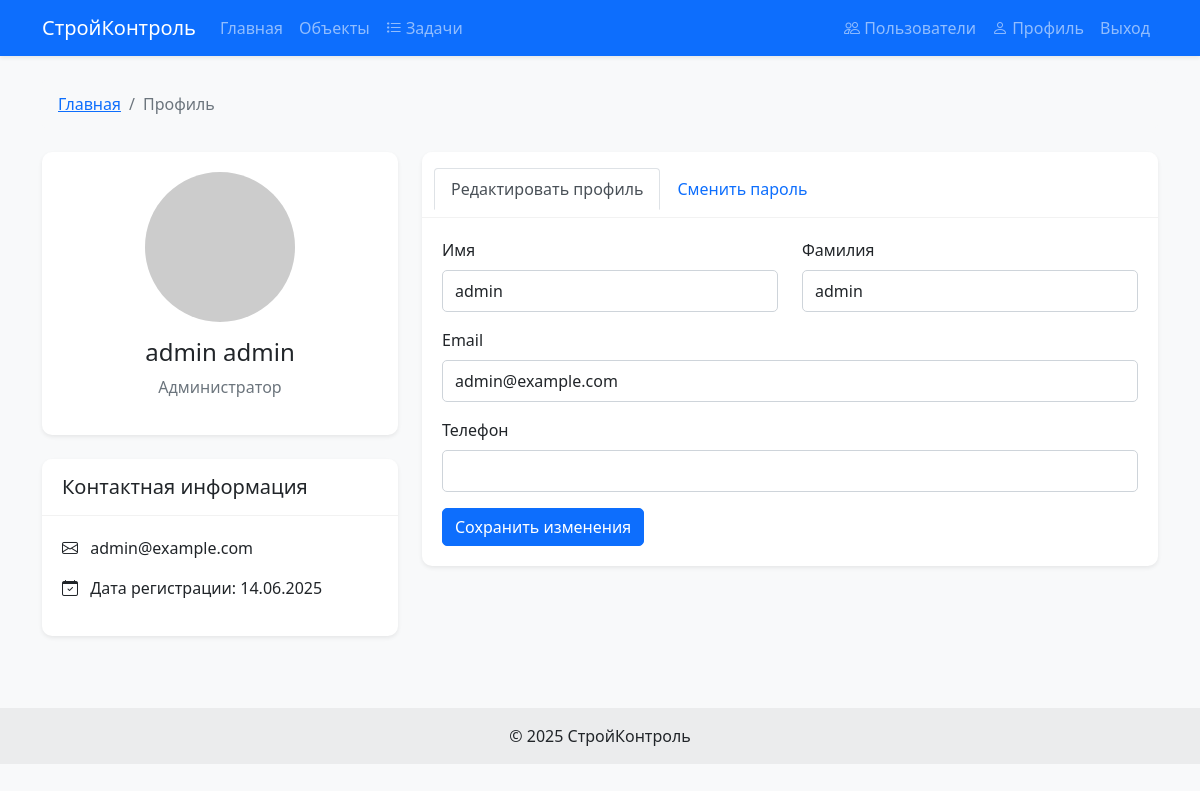
/profile/ (signed in), run on the app's committed database.
### construction/models.py (models this page shows, shortened)
class User(AbstractUser):
    ROLE_CHOICES = [
        ('worker', 'Рабочий'),
        ('foreman', 'Прораб'),
        ('client', 'Заказчик'),
        ('admin', 'Администратор'),
    ]
    role = models.CharField('Роль', max_length=10, choices=ROLE_CHOICES, default='worker')
    phone = models.CharField('Телефон', max_length=20, blank=True, null=True)
    @property
    def is_admin(self):
        return self.role == 'admin' or self.is_superuser or self.is_staff

### construction/views.py (the view)
# urls.py: path('profile/', views.profile_view, name='profile'),
@login_required
def profile_view(request):
    form = UserEditForm(instance=request.user)
    return render(request, 'construction/profile.html', {'form': form})

### construction/forms.py
class UserEditForm(forms.ModelForm):
    ROLE_CHOICES = [
        ('worker', 'Рабочий'),
        ('foreman', 'Прораб'),
        ('client', 'Заказчик'),
    ]
    role = forms.ChoiceField(
        label='Роль',
        choices=ROLE_CHOICES,
        widget=forms.Select(attrs={'class': 'form-select'}),
        required=True
    )
    class Meta:
        model = User
        fields = ('first_name', 'last_name', 'email', 'phone', 'role')
        labels = {
            'first_name': 'Имя',
            'last_name': 'Фамилия',
            'email': 'Email',
            'phone': 'Телефон'
        }
    def __init__(self, *args, **kwargs):
        super().__init__(*args, **kwargs)
        for field in self.fields.values():
            field.widget.attrs['class'] = 'form-control'

### construction/templates/construction/profile.html (shortened to what this page needs)
{% extends 'construction/base.html' %}
{% block breadcrumbs %}
    <li class="breadcrumb-item active" aria-current="page">Профиль</li>
{% endblock %}
{% block content %}
<div class="row">
    <div class="col-md-4">
        <div class="card mb-4">
            <div class="card-body text-center">
                <img src="https://ui-avatars.com/api/?name={{ user.get_full_name|urlencode }}&size=150&background=0D6EFD&color=fff"
                     alt="Аватар" class="rounded-circle mb-3" width="150">
                <h4>{{ user.get_full_name }}</h4>
                <p class="text-muted">{{ user.get_role_display }}</p>
            </div>
        </div>
        <div class="card">
            <div class="card-header">
                <h5 class="card-title mb-0">Контактная информация</h5>
            </div>
            <div class="card-body">
                <p><i class="bi bi-envelope me-2"></i> {{ user.email }}</p>
                <p><i class="bi bi-calendar-check me-2"></i> Дата регистрации: {{ user.date_joined|date:"d.m.Y" }}</p>
            </div>
        </div>
    </div>
    <div class="col-md-8">
        <div class="card">
            <div class="card-header">
                <ul class="nav nav-tabs card-header-tabs" id="profileTabs" role="tablist">
                    <li class="nav-item" role="presentation">
                        <button class="nav-link active" id="edit-tab" data-bs-toggle="tab" data-bs-target="#edit" type="button" role="tab">
                            Редактировать профиль
                        </button>
                    </li>
                    <li class="nav-item" role="presentation">
                        <button class="nav-link" id="password-tab" data-bs-toggle="tab" data-bs-target="#password" type="button" role="tab">
                            Сменить пароль
                        </button>
                    </li>
                </ul>
            </div>
            <div class="card-body">
                <div class="tab-content" id="profileTabsContent">
                    <div class="tab-pane fade show active" id="edit" role="tabpanel">
                        <form method="post" action="{% url 'profile_update' %}">
                            <div class="row">
                                <div class="col-md-6 mb-3">
                                    <label for="first_name" class="form-label">Имя</label>
                                    <input type="text" class="form-control" id="first_name" name="first_name" value="{{ user.first_name }}">
                                </div>
                                <div class="col-md-6 mb-3">
                                    <label for="last_name" class="form-label">Фамилия</label>
                                    <input type="text" class="form-control" id="last_name" name="last_name" value="{{ user.last_name }}">
                                </div>
                            </div>
                            <div class="mb-3">
                                <label for="email" class="form-label">Email</label>
                                <input type="email" class="form-control" id="email" name="email" value="{{ user.email }}">
                            </div>
                            <div class="mb-3">
                                <label for="phone" class="form-label">Телефон</label>
                                <input type="tel" class="form-control" id="phone" name="phone" value="{{ user.phone|default:'' }}">
                            </div>
                            <button type="submit" class="btn btn-primary">Сохранить изменения</button>
                        </form>
                    </div>
                </div>
            </div>
        </div>
    </div>
</div>
{% endblock %}

### construction/static/css/style.css (style rules this page uses)
.card { overflow: hidden; }
.card-header { font-weight: 600; }
body { font-family: 'Segoe UI', Tahoma, Geneva, Verdana, sans-serif; background-color: #f8f9fa; }
.card { border: none; border-radius: 10px; box-shadow: 0 0.125rem 0.25rem rgba(0, 0, 0, 0.075); margin-bottom: 1.5rem; }
.card-header { background-color: #fff; border-bottom: 1px solid rgba(0, 0, 0, 0.05); padding: 1rem 1.25rem; }
.card-body { padding: 1.25rem; }
.btn { border-radius: 5px; padding: 0.375rem 0.75rem; font-weight: 500; }
.form-control, .form-select { border-radius: 5px; padding: 0.5rem 0.75rem; border: 1px solid #ced4da; }

### data on the page
User: get_full_name "admin admin", role "Администратор", email "admin@example.com", date_joined "14.06.2025", first_name "admin", last_name "admin"
